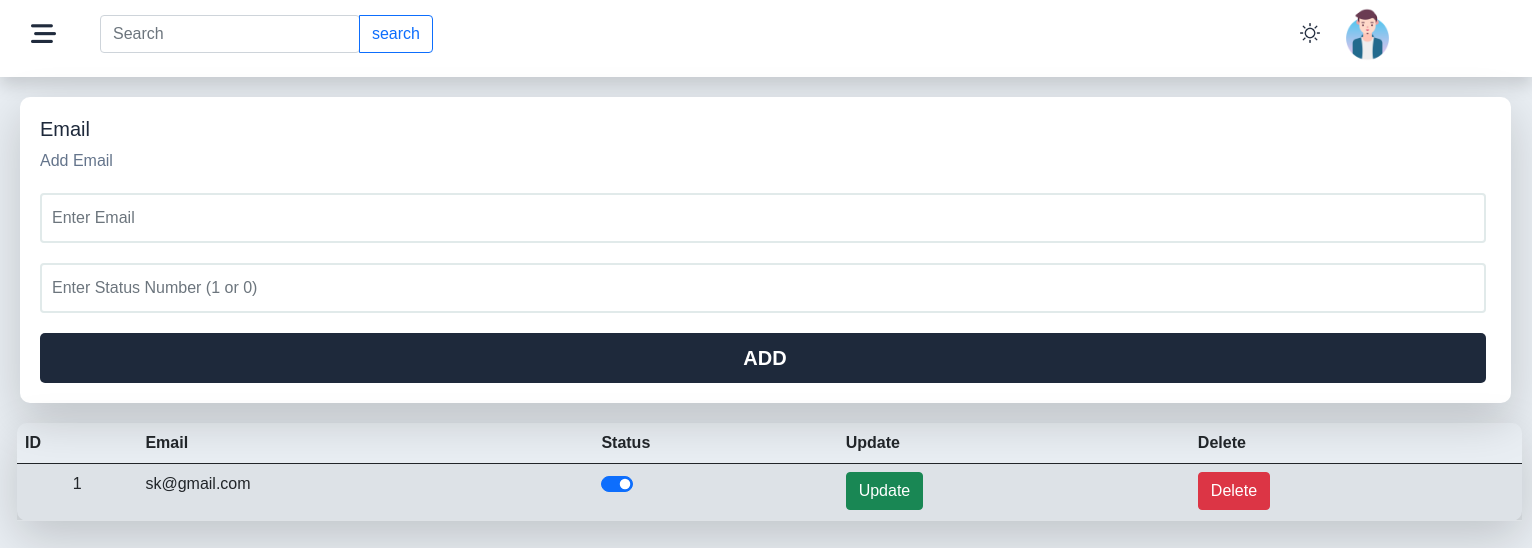
/admin/email.php, run on the app's committed database.
### tables this page shows
CREATE TABLE `email` (
  `id` int(255) NOT NULL,
  `email` varchar(999) NOT NULL,
  `status` varchar(999) NOT NULL
);

### admin/email.php (the view, shortened to what this page needs)
<!DOCTYPE html>
<html lang="en">
<head>
     <link href="https://cdn.jsdelivr.net/npm/bootstrap@5.0.2/dist/css/bootstrap.min.css" rel="stylesheet">
     <link rel="stylesheet" href="https://cdnjs.cloudflare.com/ajax/libs/font-awesome/6.5.1/css/all.min.css" />
     <link rel="stylesheet" href="https://use.fontawesome.com/releases/v5.7.2/css/all.css">
     <link rel="stylesheet" href="includes/css/footer.css">
     <link rel="stylesheet" href="includes/css/contact.css">
     <link rel="stylesheet" href="includes/css/header.css">
</head>
<body>
     <?php include 'includes/php/header.php'; ?>
     <div class="email">
          <div class="form shadow-lg">
               <h3 class="tp-title-pre">Email</h3>
               <p class="tp-title">Add Email</p>
               <form action="insert_email.php" method="post">
                    <input type="email" name="email" class="form-control" placeholder="Enter Email">
                    <input type="number" name="status" class="form-control" placeholder="Enter Status Number (1 or 0)">
                    <input type="submit" class="submit1 " name="add_email" value="ADD">
               </form>
          </div>
          <table class="table table-hover table-borderd table-striped shadow-lg">
               <thead>
                    <tr>
                         <th scope="col">ID</th>
                         <th scope="col">Email</th>
                         <th scope="col">Status</th>
                         <th scope="col">Update</th>
                         <th scope="col">Delete</th>
                    </tr>
               </thead>
               <tbody>
                    <?php
                         $st2 = "SELECT * FROM `email`";
                         $res2 = mysqli_query($cn, $st2) or die("Not Inserted");
                         while ($fld2=mysqli_fetch_array($res2)) {
                    ?>
                         <tr>
                              <td><p style="text-align: center;"><?php echo $fld2['id']?></p></td>
                              <td><?php echo $fld2['email']?></td>
                              <td>
                                   <div class="form-lg-check form-switch">
                                        <input class="form-check-input" <?php if ($fld2["status"] == '1') { echo "checked"; } ?> onclick="toggleStatus(<?php echo $fld2['id'];?>)" type="checkbox" id="check">
                                   </div>
                              </td>
                              <td><a href="update_email.php?id=<?php echo $fld2['id']?>" class="btn btn-success">Update</a></td>
                              <td><a href="delete_email.php?id=<?php echo $fld2['id']?>" class="btn btn-danger">Delete</a></td>
                         </tr>
                    <?php
                         }
                    ?>
               </tbody>
          </table>
     </div>
</body>
</html>

### admin/includes/css/contact.css (style rules this page uses)
body { font-family: Arial, Helvetica, sans-serif; background-color: #e9eef3; margin-bottom: 20px; }
.table { border-radius: 10px; margin-top: 20px; margin-left: 17px; width: 1505px; }
.form { background-color: white; min-height: auto; border-radius: 10px; width: 97.3%; margin-top: 20px; margin-left: 20px; }
.form .tp-title-pre { color: rgb(30, 41, 59); font-size: 20px; padding-top: 20px; margin-left: 20px; }
.form .tp-title { color: rgb(100, 116, 139); font-size: 16px; margin-left: 20px; }
.form form input[type=email] { width: 97%; padding-left: 10px; margin-left: 20px; height: 50px; border: 2px solid #e1eaea; }
.form form input[type=number] { width: 97%; padding-left: 10px; margin-left: 20px; height: 50px; border: 2px solid #e1eaea; }
.form form .submit1 { width: 97%; margin-top: 20px; padding-left: 10px; margin-left: 20px; margin-bottom: 20px; height: 50px; border: none; outline: none; border-radius: 5px; background-color: rgb(30, 41, 59); color: white; font-size: 20px; font-weight: 600; -webkit-border-radius: 5px; -moz-border-radius: 5px; -ms-border-radius: 5px; -o-border-radius: 5px; }
.form form input { margin-top: 20px; }

### data on the page
email: id "1", email "sk@gmail.com", status "☑"
